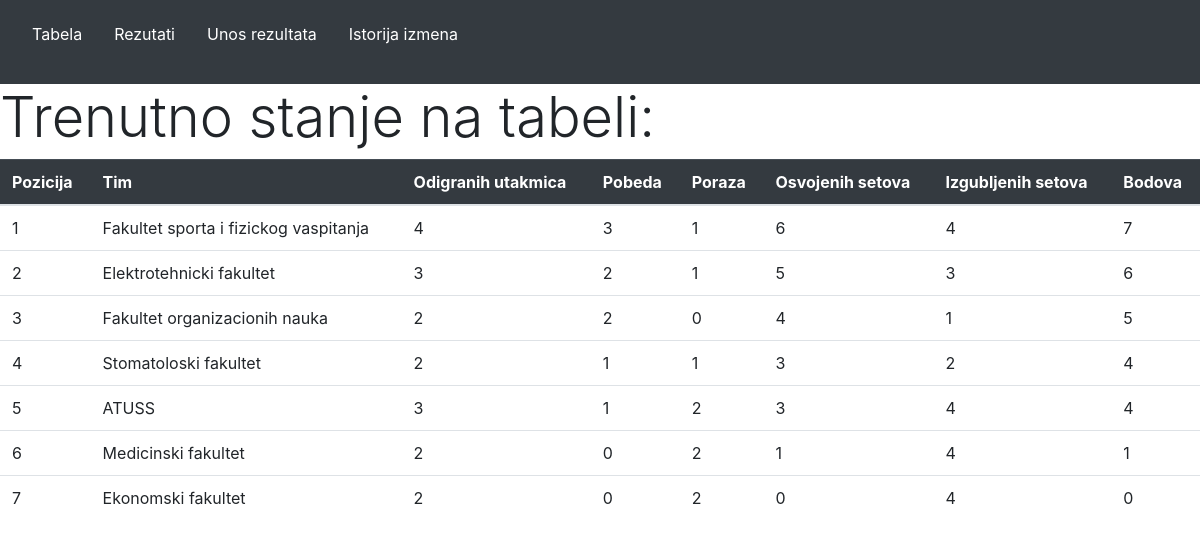
The page / on the database its author committed.
### tables this page shows
CREATE TABLE `tim` (
  `timId` int(11) NOT NULL AUTO_INCREMENT,
  `ime` varchar(100) NOT NULL,
  `odigranih` int(11) DEFAULT 0,
  `pobeda` int(11) DEFAULT 0,
  `poraza` int(11) DEFAULT 0,
  `osvojenihSetova` int(11) DEFAULT 0,
  `izgubljenihSetova` int(11) DEFAULT 0,
  `bodova` int(11) DEFAULT 0,
  PRIMARY KEY (`timId`)
);

### models/Tim.php (called while the page is built, shortened)
<?php
    class Tim{
        private $ime;
        private $odigranih;
        private $pobeda;
        private $poraza;
        private $osvojenihSetova;
        private $izgubljenihSetova;
        private $bodova;
        public function __construct($timId, $ime, $odigranih, $pobeda, $poraza, $osvojenihSetova, $izgubljenihSetova, $bodova)
        {
            $this->ime = $ime;
            $this->odigranih = $odigranih;
            $this->pobeda = $pobeda;
            $this->poraza = $poraza;
            $this->osvojenihSetova = $osvojenihSetova;
            $this->izgubljenihSetova = $izgubljenihSetova;
            $this->bodova = $bodova;
        }
        public function getIme(){
            return $this->ime;
        }
        public function getOdigranih(){
            return $this->odigranih;
        }
        public function getPobeda(){
            return $this->pobeda;
        }
        public function getPoraza(){
            return $this->poraza;
        }
        public function getOsvojenihSetova(){
            return $this->osvojenihSetova;
        }
        public function getIzgubljenihSetova(){
            return $this->izgubljenihSetova;
        }
        public function getBodova(){
            return $this->bodova;
        }
        public static function returnAllData(){
            include "connection.php";
            $timArray = array();
            $data = $conn->query("select * from tim order by pobeda desc, bodova desc, osvojenihSetova - izgubljenihSetova desc, osvojenihSetova desc, izgubljenihSetova asc");
            while($row = $data->fetch_assoc()){
                $tim = new Tim($row["timId"], $row["ime"], $row["odigranih"], $row["pobeda"], $row["poraza"], $row["osvojenihSetova"], $row["izgubljenihSetova"], $row["bodova"]);
                array_push($timArray, $tim);
            }
            return $timArray;
        }
    }

### index.php (the view, shortened to what this page needs)
<html>
<head>
    <link rel="stylesheet" href="css/style.css">
    <link rel="stylesheet" href="https://cdn.jsdelivr.net/npm/bootstrap@4.4.1/dist/css/bootstrap.min.css">
</head>
<body>
    <nav class="navbar navbar-dark bg-dark">
        <ul>
            <li><a href="index.php">Tabela</a></li>
            <li><a href="rezultati.php">Rezutati</a></li>
            <li><a href="unos.php">Unos rezultata</a></li>
            <li><a href="istorija.php">Istorija izmena</a></li>
        </ul>
    </nav>
    <div>
        <h2 class="display-4">Trenutno stanje na tabeli:</h2>
    </div>
    <div class="table-repsonsive" id="sport_table">
        <table class="table">
            <thead class="table-dark">
                <th>Pozicija</th>
                <th><a class="column_sort" id="ime" data-order="asc" href="#">Tim</a></th>
                <th><a class="column_sort" id="odigranih" data-order="desc" href="#">Odigranih utakmica</a></th>
                <th><a class="column_sort" id="pobeda" data-order="desc" href="#">Pobeda</a></th>
                <th><a class="column_sort" id="poraza" data-order="asc" href="#">Poraza</a></th>
                <th><a class="column_sort" id="osvojenihSetova" data-order="desc" href="#">Osvojenih setova</a></th>
                <th><a class="column_sort" id="izgubljenihSetova" data-order="asc" href="#">Izgubljenih setova</a></th>
                <th><a class="column_sort" id="bodova" data-order="asc" href="#">Bodova</a></th>
            </thead>
            <tbody>
                <?php
                include "models/Tim.php";
                $data = Tim::returnAllData();
                for($i = 1; $i <= count($data); $i++){
                    echo "<tr>";
                    echo "<td>" . $i . "</td>";
                    echo "<td>" . $data[$i - 1]->getIme() . "</td>";
                    echo "<td>" . $data[$i - 1]->getOdigranih() . "</td>";
                    echo "<td>" . $data[$i - 1]->getPobeda() . "</td>";
                    echo "<td>" . $data[$i - 1]->getPoraza() . "</td>";
                    echo "<td>" . $data[$i - 1]->getOsvojenihSetova() . "</td>";
                    echo "<td>" . $data[$i - 1]->getIzgubljenihSetova() . "</td>";
                    echo "<td>" . $data[$i - 1]->getBodova() . "</td>";
                    echo "</tr>";
                }
                ?>
            </tbody>
        </table>
    </div>
</body>
</html>

### css/style.css (style rules this page uses)
ul { list-style-type: none; margin: 0; padding: 0; overflow: hidden; }
li { float: left; }
li a { display: block; color: white; text-align: center; padding: 14px 16px; text-decoration: none; }
th a { color: white; }

### rows shown on the page
tim: ime "Fakultet sporta i fizickog vaspitanja", odigranih "4", pobeda "3", poraza "1", osvojenihSetova "6", izgubljenihSetova "4", bodova "7"
tim: ime "Elektrotehnicki fakultet", odigranih "3", pobeda "2", poraza "1", osvojenihSetova "5", izgubljenihSetova "3", bodova "6"
tim: ime "Fakultet organizacionih nauka", odigranih "2", pobeda "2", poraza "0", osvojenihSetova "4", izgubljenihSetova "1", bodova "5"
tim: ime "Stomatoloski fakultet", odigranih "2", pobeda "1", poraza "1", osvojenihSetova "3", izgubljenihSetova "2", bodova "4"
tim: ime "ATUSS", odigranih "3", pobeda "1", poraza "2", osvojenihSetova "3", izgubljenihSetova "4", bodova "4"
tim: ime "Medicinski fakultet", odigranih "2", pobeda "0", poraza "2", osvojenihSetova "1", izgubljenihSetova "4", bodova "1"
tim: ime "Ekonomski fakultet", odigranih "2", pobeda "0", poraza "2", osvojenihSetova "0", izgubljenihSetova "4", bodova "0"
